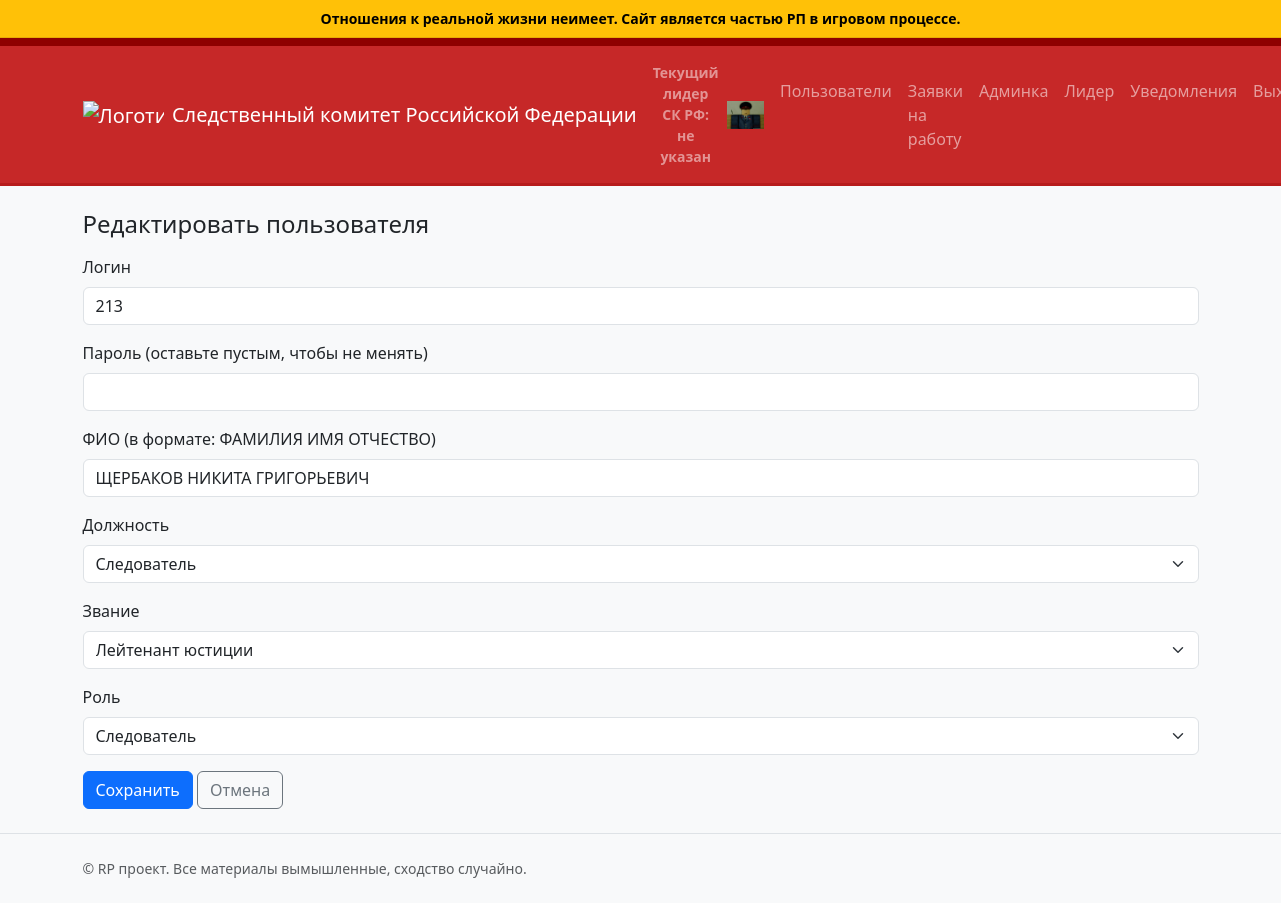
The page /admin/users/3/edit (signed in) on the database its author committed.
### app.py (models this page shows, shortened)
class AdminUser(db.Model):
	id = db.Column(db.Integer, primary_key=True)
	username = db.Column(db.String(80), unique=True, nullable=False)
	password_hash = db.Column(db.String(255), nullable=False)
	role = db.Column(db.String(50), default='investigator', nullable=False)
	full_name = db.Column(db.String(150), nullable=True)
	position = db.Column(db.String(100), nullable=True)
	rank = db.Column(db.String(100), nullable=True)

### app.py (the view)
	def wrapper(*args, **kwargs):
		if not session.get('admin_logged_in'):
			flash('Требуется вход в админ-панель', 'warning')
			return redirect(url_for('admin_login', next=request.path))
		return view_func(*args, **kwargs)

### app.py (called while the page is built)
def login_required(view_func):
	def wrapper(*args, **kwargs):
		if not session.get('admin_logged_in'):
			flash('Требуется вход в админ-панель', 'warning')
			return redirect(url_for('admin_login', next=request.path))
		return view_func(*args, **kwargs)
	wrapper.__name__ = view_func.__name__
	return wrapper

### templates/admin/user_form.html (shortened to what this page needs)
{% extends 'base.html' %}
{% block content %}
	<h1 class="h4 mb-3">{% if action=='edit' %}Редактировать пользователя{% else %}Новый пользователь{% endif %}</h1>
	<form method="post">
		<div class="mb-3">
			<label class="form-label">Логин</label>
			<input type="text" class="form-control" name="username" required value="{{ user.username if user else '' }}">
		</div>
		<div class="mb-3">
			<label class="form-label">Пароль {% if action=='edit' %}(оставьте пустым, чтобы не менять){% endif %}</label>
			<input type="password" class="form-control" name="password" {% if action!='edit' %}required{% endif %}>
		</div>
		<div class="mb-3">
			<label class="form-label">ФИО (в формате: ФАМИЛИЯ ИМЯ ОТЧЕСТВО)</label>
			<input type="text" class="form-control" name="full_name" value="{{ user.full_name if user else '' }}" placeholder="ИВАНОВ ИВАН ИВАНОВИЧ">
		</div>
		<div class="mb-3">
			<label class="form-label">Должность</label>
			<select class="form-select" name="position">
				<option value="Следователь" {% if user and user.position=='Следователь' %}selected{% endif %}>Следователь</option>
			</select>
		</div>
		<div class="mb-3">
			<label class="form-label">Звание</label>
			<select class="form-select" name="rank">
				<option value="Лейтенант юстиции" {% if user and user.rank=='Лейтенант юстиции' %}selected{% endif %}>Лейтенант юстиции</option>
			</select>
		</div>
		<div class="mb-3">
			<label class="form-label">Роль</label>
			<select class="form-select" name="role">
				{% for value,label in roles %}
				<option value="{{ value }}" {% if user and user.role==value %}selected{% endif %}>{{ label }}</option>
				{% endfor %}
			</select>
		</div>
		<button class="btn btn-primary" type="submit">Сохранить</button>
		<a class="btn btn-outline-secondary" href="{{ url_for('admin_users_list') }}">Отмена</a>
	</form>
{% endblock %}

### static/styles.css (style rules this page uses)
body { background-color: #f8f9fa; }

### rows shown on the page
AdminUser: username "213", full_name "ЩЕРБАКОВ НИКИТА ГРИГОРЬЕВИЧ", position "Следователь", rank "Лейтенант юстиции", role "Следователь"
